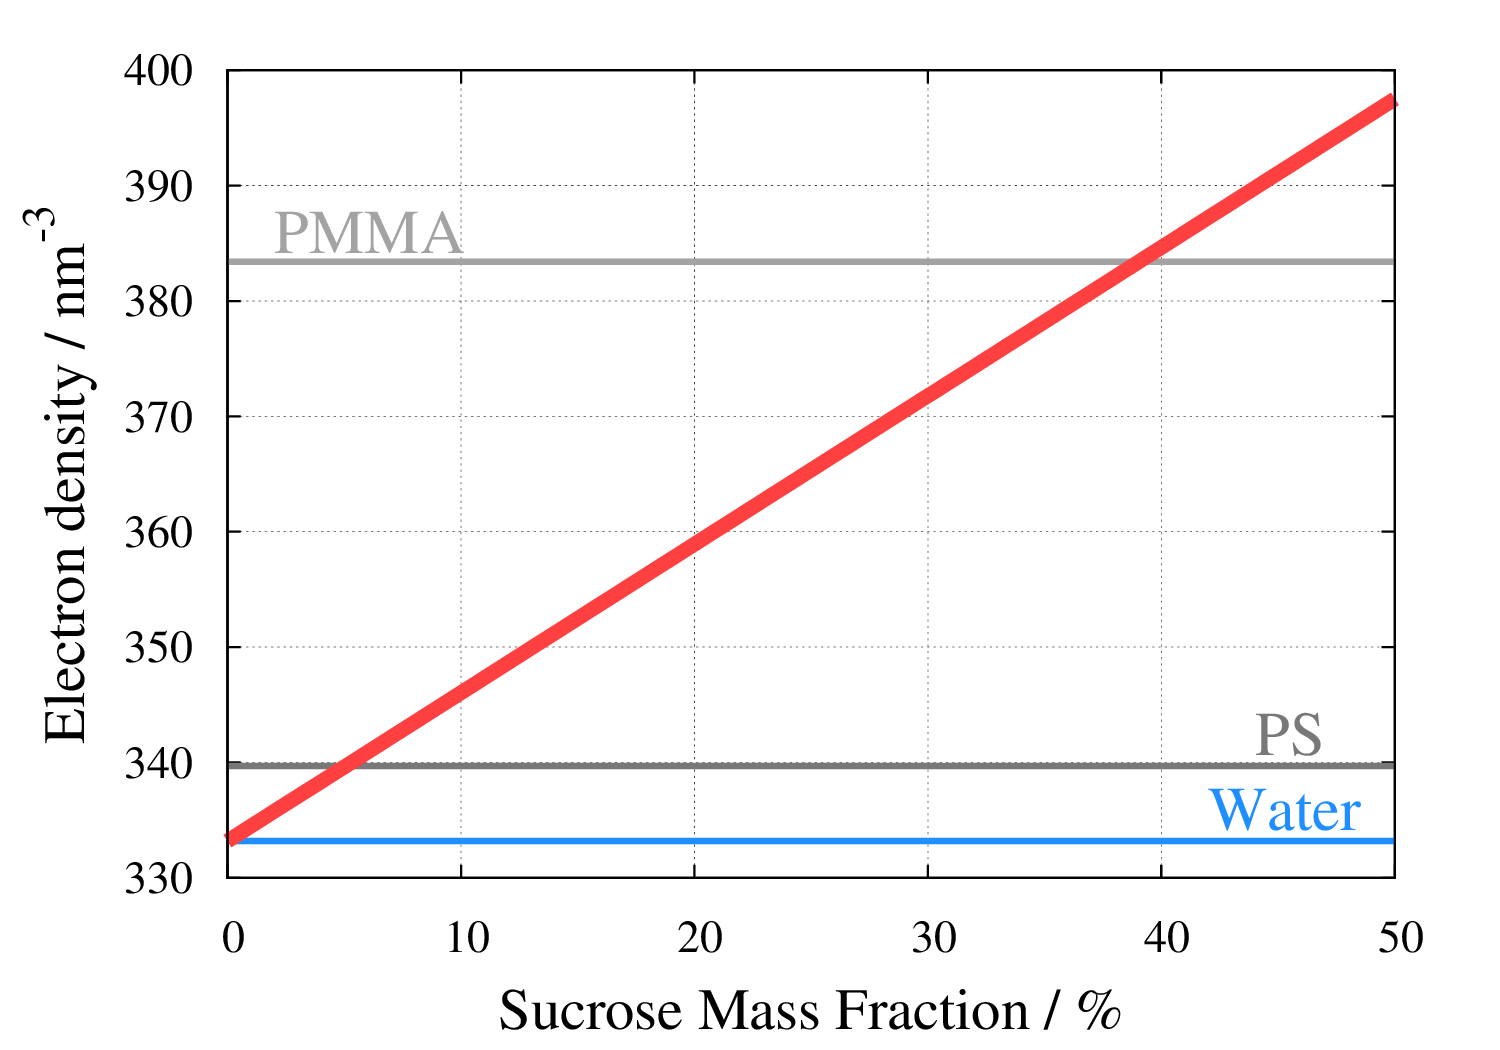

Here is the gnuplot script that generated this plot:
l '../style.gp'

f(x)=1.2863*x+333.189
set autoscale
set xrange [0:50]
set grid

set xlabel 'Sucrose Mass Fraction / %' offset 0,0.25
set ylabel 'Electron density / nm^{-3}' offset 2

set key spacing 5

p 333.2 w l lw 3 lt rgbcolor "#1E90FF", 339.7 w l lw 3 lt rgbcolor "#787878", 383.4 w l lw 3 lt rgbcolor "#A3A3A3", f(x) w l lw 7 lt rgbcolor '#FF4040'
set label "PMMA" at 2,386.5 font ",30" textcolor rgbcolor "#A3A3A3"
set label "PS" at 44,342.5 font ",30" textcolor rgbcolor "#787878"
set label "Water" at 42,336 font ",30" textcolor rgbcolor "#1E90FF"

unset key

set out "plot.eps"
replot
set out
set term pop
! convert -density 300 plot.eps plot.png
! convert -density 300 plot.eps plot.pdf
